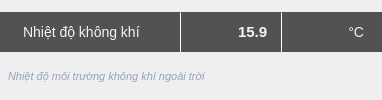
       <widget class="QWidget" name="airTempContainer" native="true">
        <layout class="QVBoxLayout" name="airTempLayout">
         <property name="spacing">
          <number>3</number>
         </property>
         <property name="leftMargin">
          <number>0</number>
         </property>
         <property name="topMargin">
          <number>0</number>
         </property>
         <property name="rightMargin">
          <number>0</number>
         </property>
         <property name="bottomMargin">
          <number>0</number>
         </property>
         <item>
          <widget class="QWidget" name="airTempCapsule" native="true">
           <property name="minimumSize">
            <size>
             <width>0</width>
             <height>40</height>
            </size>
           </property>
           <property name="maximumSize">
            <size>
             <width>16777215</width>
             <height>40</height>
            </size>
           </property>
           <layout class="QHBoxLayout" name="airTempCapsuleLayout">
            <property name="spacing">
             <number>0</number>
            </property>
            <property name="leftMargin">
             <number>0</number>
            </property>
            <property name="topMargin">
             <number>0</number>
            </property>
            <property name="rightMargin">
             <number>0</number>
            </property>
            <property name="bottomMargin">
             <number>0</number>
            </property>
            <item>
             <widget class="QLabel" name="airTempLabel">
              <property name="minimumSize">
               <size>
                <width>180</width>
                <height>40</height>
               </size>
              </property>
              <property name="maximumSize">
               <size>
                <width>16777215</width>
                <height>40</height>
               </size>
              </property>
              <property name="styleSheet">
               <string notr="true">QLabel {
    background-color: #525252;
    color: #F1F5F9;
    font-size: 14px;
    font-family: 'Tahoma', Arial, sans-serif;
    padding-left: 20px;
    border-top-left-radius: 25px;
    border-bottom-left-radius: 25px;
}</string>
              </property>
              <property name="text">
               <string>Nhiệt độ không khí</string>
              </property>
              <property name="alignment">
               <set>Qt::AlignLeading|Qt::AlignLeft|Qt::AlignVCenter</set>
              </property>
             </widget>
            </item>
            <item>
             <widget class="Line" name="airTempSep1">
              <property name="minimumSize">
               <size>
                <width>1</width>
                <height>0</height>
               </size>
              </property>
              <property name="maximumSize">
               <size>
                <width>1</width>
                <height>16777215</height>
               </size>
              </property>
              <property name="styleSheet">
               <string notr="true">background-color: #F1F5F9;</string>
              </property>
              <property name="orientation">
               <enum>Qt::Vertical</enum>
              </property>
             </widget>
            </item>
            <item>
             <widget class="QLineEdit" name="airTempInput">
              <property name="minimumSize">
               <size>
                <width>100</width>
                <height>40</height>
               </size>
              </property>
              <property name="maximumSize">
               <size>
                <width>100</width>
                <height>40</height>
               </size>
              </property>
              <property name="styleSheet">
               <string notr="true">QLineEdit {
    background-color: #525252;
    color: #F1F5F9;
    border: none;
    font-size: 15px;
    font-weight: bold;
    font-family: 'Tahoma', Arial, sans-serif;
    padding-right: 10px;
}
QLineEdit:focus {
    background-color: #626262;
}
QLineEdit:disabled {
    background-color: #3a3a3a;
    color: #808080;
}</string>
              </property>
              <property name="text">
               <string>15.9</string>
              </property>
              <property name="alignment">
               <set>Qt::AlignRight|Qt::AlignTrailing|Qt::AlignVCenter</set>
              </property>
             </widget>
            </item>
            <item>
             <widget class="Line" name="airTempSep2">
              <property name="minimumSize">
               <size>
                <width>1</width>
                <height>0</height>
               </size>
              </property>
              <property name="maximumSize">
               <size>
                <width>1</width>
                <height>16777215</height>
               </size>
              </property>
              <property name="styleSheet">
               <string notr="true">background-color: #F1F5F9;</string>
              </property>
              <property name="orientation">
               <enum>Qt::Vertical</enum>
              </property>
             </widget>
            </item>
            <item>
             <widget class="QLabel" name="airTempUnit">
              <property name="minimumSize">
               <size>
                <width>100</width>
                <height>40</height>
               </size>
              </property>
              <property name="maximumSize">
               <size>
                <width>100</width>
                <height>40</height>
               </size>
              </property>
              <property name="styleSheet">
               <string notr="true">QLabel {
    background-color: #525252;
    color: #F1F5F9;
    font-size: 14px;
    font-family: 'Tahoma', Arial, sans-serif;
    padding-right: 15px;
    border-top-right-radius: 25px;
    border-bottom-right-radius: 25px;
}</string>
              </property>
              <property name="text">
               <string>°C</string>
              </property>
              <property name="alignment">
               <set>Qt::AlignRight|Qt::AlignTrailing|Qt::AlignVCenter</set>
              </property>
             </widget>
            </item>
           </layout>
          </widget>
         </item>
         <item>
          <widget class="QLabel" name="airTempNote">
           <property name="minimumSize">
            <size>
             <width>0</width>
             <height>20</height>
            </size>
           </property>
           <property name="maximumSize">
            <size>
             <width>16777215</width>
             <height>20</height>
            </size>
           </property>
           <property name="styleSheet">
            <string notr="true">QLabel {
    background-color: transparent;
    color: #94A3B8;
    font-size: 11px;
    font-style: italic;
    padding-left: 5px;
    padding-right: 5px;
}</string>
           </property>
           <property name="text">
            <string>Nhiệt độ môi trường không khí ngoài trời</string>
           </property>
           <property name="alignment">
            <set>Qt::AlignLeading|Qt::AlignLeft|Qt::AlignTop</set>
           </property>
           <property name="wordWrap">
            <bool>true</bool>
           </property>
          </widget>
         </item>
        </layout>
       </widget>
